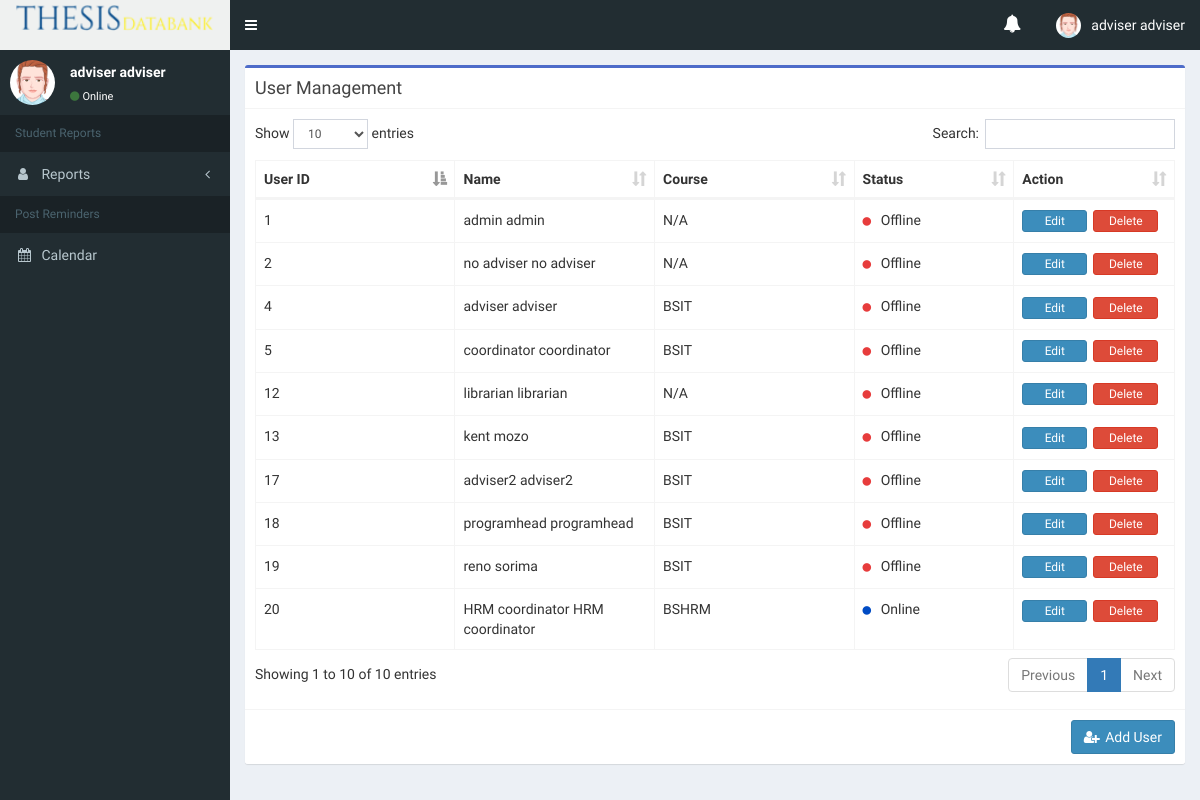
The page /admin/manage-user.php (signed in) on the database as committed earlier.
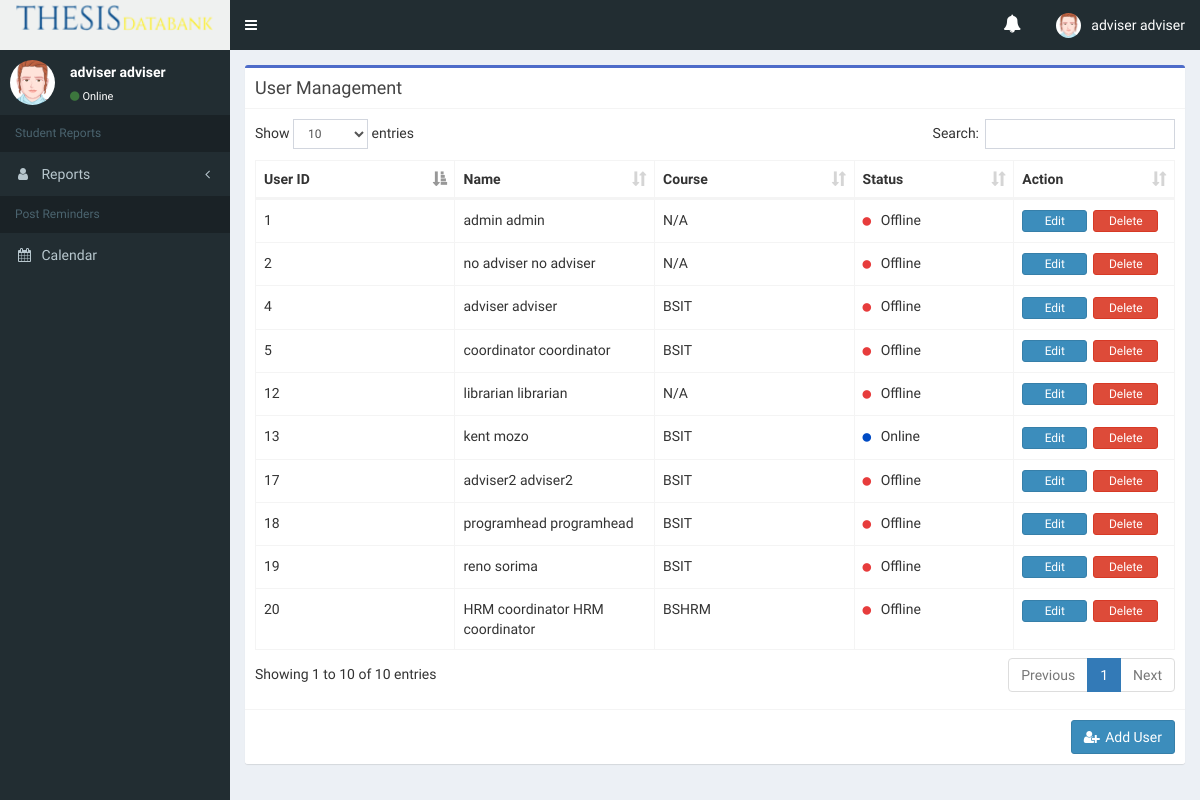
The same page on the database as committed later.
### tables this page shows
CREATE TABLE `users` (
  `id` int(11) NOT NULL,
  `role` tinyint(1) NOT NULL,
  `program` tinyint(1) NOT NULL,
  `sem` int(11) NOT NULL COMMENT 'semester of user',
  `firstname` varchar(50) NOT NULL,
  `lastname` varchar(50) NOT NULL,
  `username` varchar(20) NOT NULL,
  `password` varchar(255) NOT NULL,
  `status` tinyint(1) NOT NULL,
  `date_created` datetime NOT NULL
);

CREATE TABLE `programs` (
  `id` tinyint(1) NOT NULL,
  `code` varchar(10) NOT NULL,
  `description` varchar(100) NOT NULL
);

### admin/manage-user.php (the view, shortened to what this page needs)
<?php
	include("../config/connectdb.php");
?>
<!DOCTYPE html>
<html>
<head>
    <link rel="stylesheet" href="../css/bootstrap/bootstrap.min.css">
    <link rel="stylesheet" href="../css/font-awesome/font-awesome.min.css">
    <link rel="stylesheet" href="../css/sweetalert/sweetalert.css">
    <link rel="stylesheet" href="../template/bower_components/datatables.net-bs/css/dataTables.bootstrap.min.css">
    <link rel="stylesheet" href="../template/dist/css/AdminLTE.min.css">
    <link rel="stylesheet" href="../template/dist/css/skins/skin-green.min.css">
    <link rel="stylesheet" href="css/main-admin.css">
    <link rel="stylesheet" href="css/validation.css">
    <link rel="stylesheet" href="css/custom.css">
</head>
<body class="hold-transition skin-green sidebar-mini fixed">
    <div class="wrapper">
        <?php
                include("../includes/navbar.php");
                include("../includes/sidebar.php");
            ?>
        <div class="content-wrapper">
            <section class="content">
                <div class="row">
                    <div class="col-md-12">
                        <div class="box box-info border-blue">
                            <div class="box-header with-border">
                                <h4>User Management</h4>
                            </div>
                            <div class="box-body">
                                <table id="tableUsers" class="table table-bordered table-hover table-custom">
                                    <thead>
                                        <tr>
                                            <th width="15%">User ID</th>
                                            <th width="15%">Name</th>
                                            <th width="15%">Course</th>
                                            <th width="12%">Status</th>
                                            <th width="12%">Action</th>
                                        </tr>
                                    </thead>
                                    <?php
                                        $query ="SELECT u.id, u.firstname AS Fname, u.lastname AS Lname, u.username, u.password, u.role, u.program, u.status, b.id, b.code from users u inner join programs b on u.program = b.id";
                                        $result = mysqli_query($con, $query);
                                        while($row = mysqli_fetch_array($result))
                                        {
                                            if ($row['status'] == 0 ) {
                                                $status = "<span class='fa fa-circle offline'></span> Offline";
                                            } else if ($row['status'] == 1) {
                                                $status = "<span class='fa fa-circle online'></span> Online";
                                            }
                                           echo '
                                           <tr>
                                                <td>'.$row[0].'</td>
                                                <td>'.$row["Fname"]. " " .$row["Lname"].'</td>
                                                <td>'.$row["code"].'</td>
                                                <td>'.$status.'</td>
                                                <td><button class="btn btn-xs btn-primary btn-table" id="btnEdit" userid='.$row[0].' fname='.$row["Fname"].' lname='.$row["Lname"].' uname='.$row["username"].' pword='.$row["password"].' style="width: 65px;">Edit</button><a href="php/delete-user.php?userid='.$row[0].'" class="btn btn-xs btn-danger btn-table" id="btnDelete" userid='.$row[0].' style="width: 65px;">Delete</a></td>
                                           </tr>
                                           ';
                                        }
                                    ?>
                                </table>
                            </div>
                            <div class="box-footer">
                                <button class="btn btn-primary pull-right" data-toggle="modal" data-target="#modalAddUser"> <span class="fa fa-md fa-user-plus"></span> Add User </button>
                                <div class="clearfix"></div>
                            </div>
                        </div>
                    </div>
                </div>
            </section>
        </div>
    </div>
</body>
</html>

Rows that differ between the two databases and show on the page:
changed users "kent": status "Offline" → "Online"
changed users "HRM coordinator": status "Online" → "Offline"
